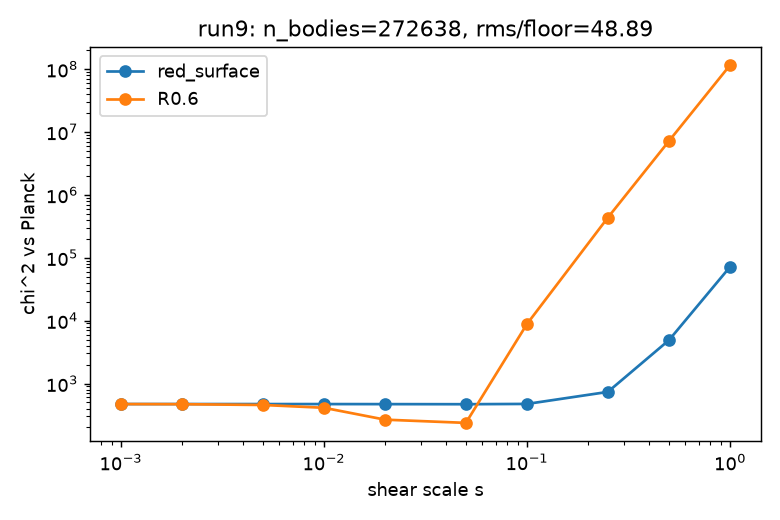

This figure's Python source:
"""run9_chi2_vs_s.png -- REMADE generating script (original plotting code not found on box, git, or GitHub).
Data: run9/log9.txt, written by run9/run9.py (line 1 header dict; lines 'red_surface {...}' and 'R0.6 {...}'
with chi^2 vs Planck TT (l=2..30) for each shear scale s). Plot = chi^2 vs s, log-log, as in the original.
Run: python3 run9_chi2_vs_s.py -> run9_chi2_vs_s_regen.png (original untouched)."""
import os, ast
import matplotlib; matplotlib.use('Agg'); import matplotlib.pyplot as plt
H = os.path.dirname(os.path.abspath(__file__))
L = open(os.path.join(H, 'run9/log9.txt')).read().splitlines()
hdr = ast.literal_eval(L[0]); curves = {}
for ln in L[1:]:
    tag, d = ln.split(' ', 1)
    if tag in ('red_surface', 'R0.6'):
        d = ast.literal_eval(d); pts = sorted((float(k.rsplit('_', 1)[1]), v) for k, v in d.items() if v is not None)
        curves[tag] = pts
fig = plt.figure(figsize=(6.5, 13/3))
for tag in ('red_surface', 'R0.6'):
    s, c = zip(*curves[tag]); plt.loglog(s, c, 'o-', label=tag)
plt.xlabel('shear scale s'); plt.ylabel('chi^2 vs Planck'); plt.legend()
plt.title(f"run9: n_bodies={hdr['n_bodies']}, rms/floor={hdr['pattern_rms_over_floor']:.2f}")
plt.tight_layout(); plt.savefig(os.path.join(H, 'run9_chi2_vs_s_regen.png'), dpi=120)
